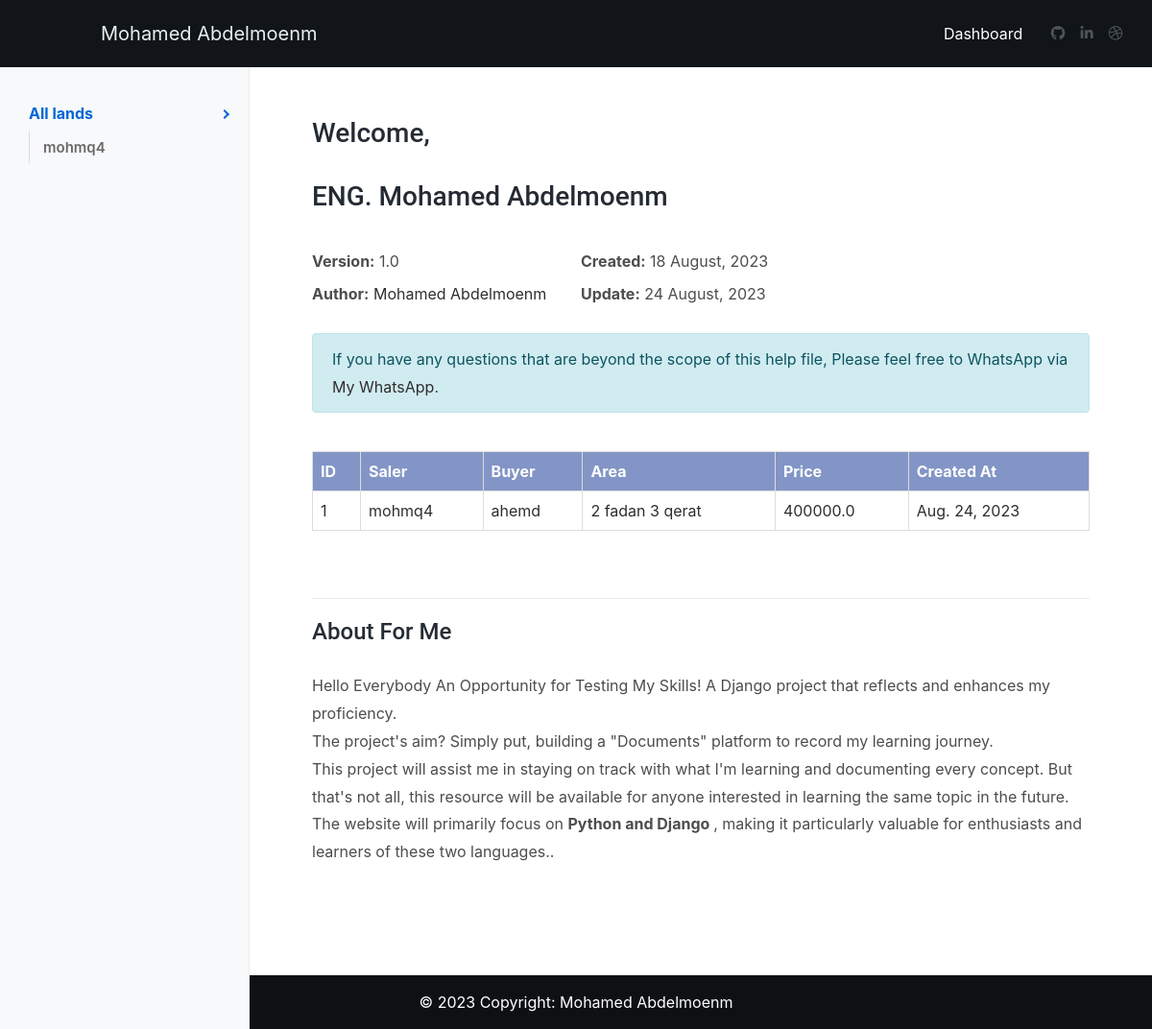
The app's page /, older data.
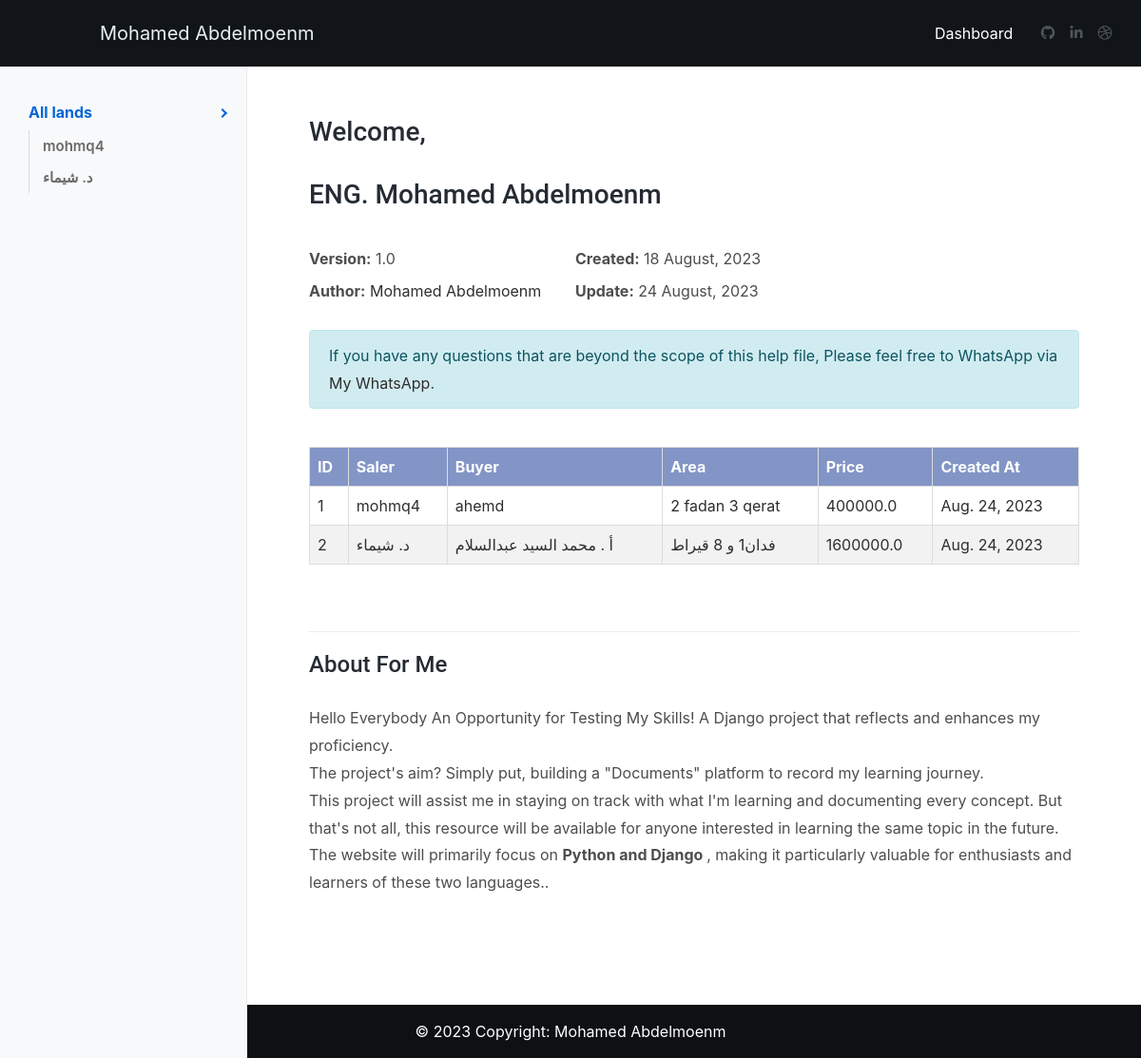
The same page, newer data.
### app/models.py (models this page shows, shortened)
class Data_Land(models.Model):
    name_saler = models.CharField(max_length=100)
    name_buyer = models.CharField(max_length=100)
    East_meter = models.FloatField()
    West_meter = models.FloatField()
    North_meter = models.FloatField()
    South_meter = models.FloatField()
    hypotenuse1 = models.FloatField(null=True, blank=True)
    hypotenuse2 = models.FloatField(null=True, blank=True)
    East = models.CharField(max_length=500)
    West = models.CharField(max_length=500)
    North  = models.CharField(max_length=500)
    South = models.CharField(max_length=500)
    area = models.CharField(max_length=500)
    price = models.FloatField()
    created_at = models.DateField(default=timezone.now)
    subtitle_information_for_land = models.TextField(null=True, blank=True, max_length=5000)
    image = models.ImageField(null=True, blank=True, upload_to='image_land')

### app/views.py (the view)
# urls.py: path('', Area_List.as_view(), name='list_land'),
class Area_List(ListView):
    model = Data_Land
    template_name = 'app/index.html'
    context_object_name = 'objects'

### app/templates/app/index.html (shortened to what this page needs)
{% extends 'base.html' %}
{% block body %}
	<div class="idocs-navigation bg-light">
    <ul class="nav flex-column ">
        <li class="nav-item"><a class="nav-link active" href="#idocs_start">All lands </a>
          <ul class="nav flex-column">
            {% for land in objects %}
                 <li class="nav-item"><a class="nav-link" href="/">{{land.name_saler}}</a></li>
            {% endfor %}
        </ul>
        </li>
  </div>
    <div class="idocs-content">
      <div class="container">
       <br>
       <br>
        <h3>Welcome, </h3>
           <h3>ENG. Mohamed Abdelmoenm</h1>
        <div class="row">
          <div class="col-sm-6 col-lg-4">
            <ul class="list-unstyled">
              <li><strong>Version:</strong> 1.0</li>
              <li><strong>Author:</strong> <a href="http://www.harnshdesign.net" target="_blank">Mohamed Abdelmoenm</a></li>
            </ul>
          </div>
          <div class="col-sm-6 col-lg-4">
            <ul class="list-unstyled">
              <li><strong class="font-weight-700">Created:</strong> 18 August, 2023</li>
              <li><strong>Update:</strong> 24 August, 2023</li>
            </ul>
          </div>
        </div>
            <p class="alert alert-info">If you have any questions that are beyond the scope of this help file, Please feel free to WhatsApp via <a target="_blank" href="https://wa.me/+201064983621">My WhatsApp</a>.</p>
<table>
  <thead>
    <tr>
      <th>ID</th>
      <th>Saler</th>
      <th>Buyer</th>
      <th>Area</th>
      <th>Price</th>
      <th>Created At</th>
    </tr>
  </thead>
  <tbody>
    {% for land in objects %}
    <tr>
      <td><a href="{% url 'land_detail' land.id%}">{{land.id}}</a></td>
      <td><a href="{% url 'land_detail' land.id%}">{{land.name_saler}}</a></td>
      <td><a href="{% url 'land_detail' land.id%}">{{land.name_buyer}}</a></td>
      <td><a href="{% url 'land_detail' land.id%}">{{land.area}}</a></td>
      <td><a href="{% url 'land_detail' land.id%}">{{land.price}}</a></td>
      <td><a href="{% url 'land_detail' land.id%}">{{land.created_at}}</a></td>
    </tr>
    {% endfor %}
  </tbody>
</table>
     <hr>
        <h4>About For Me</h2>
					<p>Hello Everybody An Opportunity for Testing My Skills!
              A Django project that reflects and enhances my proficiency. <br>
              The project's aim? Simply put, building a "Documents" platform to record my learning journey.  <br>
              This project will assist me in staying on track with what I'm learning and documenting every concept. But that's not all,
              this resource will be available for anyone interested in learning the same topic in the future.
              The website will primarily focus on <strong>Python and Django </strong> , making it particularly valuable for enthusiasts and learners of these two languages..</h3>
      </div>
    </div>
  </div>
  {% endblock body%}

Row changes from the older to the newer data that the page shows:
added Data_Land: name_saler "د. شيماء", id "2", name_buyer "أ . محمد السيد عبدالسلام", area "فدان1 و 8 قيراط", price "1600000.0", created_at "Aug. 24, 2023"
